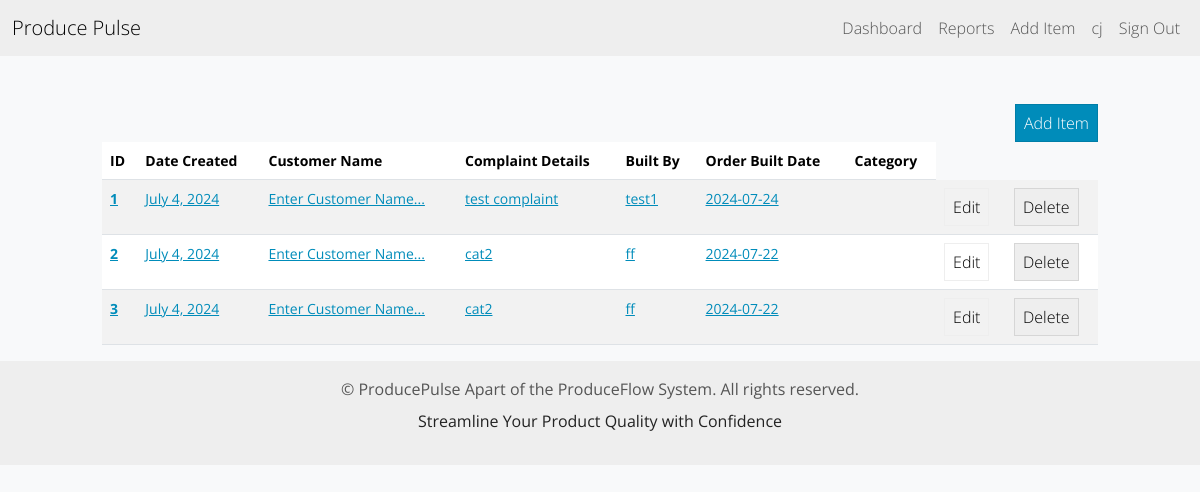
Page /dashboard/ (signed in) on the earlier database version.
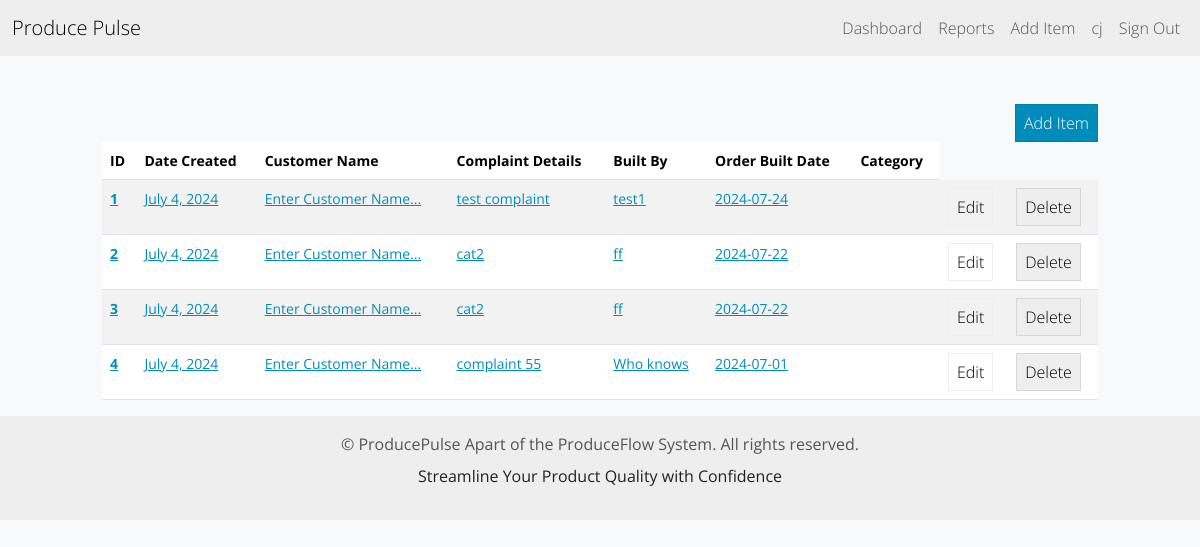
Same page on the later database version.
### inventory/models.py (models this page shows, shortened)
class InventoryItem(models.Model):
    customer = models.ForeignKey(Customer, on_delete=models.CASCADE, related_name='inventory_items', null=True, blank=True)
    name = models.CharField(default="Enter Customer Name...", max_length=200)
    complaint = models.TextField(max_length=2000, default="Enter Complaint...")
    date_complained = models.CharField(max_length=10, default="MM/DD/YYYY")
    category = models.ForeignKey('Category', on_delete=models.SET_NULL, blank=True, null=True)
    date_created = models.DateField(auto_now_add=True)
    date_built = models.CharField(max_length=10, default="MM/DD/YYYY")
    built_by = models.CharField(max_length=200, default="Enter Builder Name...")
    user = models.ForeignKey(User, on_delete=models.DO_NOTHING)
    cost = models.DecimalField(max_digits=10, decimal_places=2, null=True, blank=True)

### inventory/views.py (the view)
# urls.py: path('dashboard/', Dashboard.as_view(), name="dashboard"),
class Dashboard(LoginRequiredMixin, View):
    def get(self, request):
        items = InventoryItem.objects.all().order_by('id')
        logger.debug('Dashboard view accessed by user: %s', request.user)
        return render(request, 'inventory/dashboard.html', {'items': items})

### inventory/templates/inventory/dashboard.html (shortened to what this page needs)
{% extends 'inventory/base.html' %}
{% block content %}
    <div class="row">
        <div class="col-md-10 col-12 mx-auto mt-5">
            <div class="d-flex justify-content-end">
                <a href="{% url 'add-item' %}" class="btn btn-primary">Add Item</a>
            </div>
            <table class='table table-hover table-striped'>
                <thead>
                    <th scope="col">ID</th>
                    <th scope="col">Date Created</th>
                    <th scope="col">Customer Name</th>
                    <th scope="col">Complaint Details</th>
                    <th scope="col">Built By</th>
                    <th scope="col">Order Built Date</th>
                    <th scope="col">Category</th>
                </thead>
                <tbody>
                    {% for item in items %}
                        <tr>
                            <th scope='row'>
                                <a href="{% url 'detail-item' item.id %}">{{ item.id }}</a>
                            </th>
                            <td>
                                <a href="{% url 'detail-item' item.id %}">{{ item.date_created }}</a>
                            </td>
                            <td>
                                <a href="{% url 'detail-item' item.id %}">{{ item.name }}</a>
                            </td>
                            <td>
                                <a href="{% url 'detail-item' item.id %}">{{ item.complaint }}</a>
                            </td>
                            <td>
                                <a href="{% url 'detail-item' item.id %}">{{ item.built_by }}</a>
                            </td>
                            <td>
                                <a href="{% url 'detail-item' item.id %}">{{ item.date_built }}</a>
                            </td>
                            <td>
                            </td>
                            <td>
                                <a href="{% url 'edit-item' item.id %}" class="btn btn-outline-secondary">Edit</a>
                            </td>
                            <td>
                                <a href="{% url 'delete-item' item.id %}" class="btn btn-secondary">Delete</a>
                            </td>
                        </tr>
                    {% endfor %}
                </tbody>
            </table>
        </div>
    </div>
{% endblock content %}

### inventory/templates/inventory/base.html (shortened to what this page needs)
<!DOCTYPE html>
<html lang="en">
<head>
    {% load static %}
    <link href="https://bootswatch.com/5/yeti/bootstrap.min.css" rel="stylesheet">
    <link href="https://cdnjs.cloudflare.com/ajax/libs/bootstrap-datepicker/1.9.0/css/bootstrap-datepicker.min.css" rel="stylesheet">
    <link href="{% static 'css/styles.css' %}" rel="stylesheet">
</head>
<body>
    {% include 'inventory/navigation.html' %}
    {% block content %}
    {% endblock content %}
</body>
<footer>
    {% include 'inventory/footer.html' %}
</footer>
</html>

### inventory/templates/inventory/navigation.html (shortened to what this page needs)
<nav class="navbar navbar-expand-lg bg-light">
    <div class="container-fluid">
        <a class="navbar-brand" href="{% url 'dashboard' %}"> Produce Pulse</a>
    <div class="collapse navbar-collapse justify-content-end" id="navbarNav">
        <ul class="navbar-nav">
            {% if user.is_authenticated %}
            <li class"nav-item">
                <a class="nav-link" href="{% url 'dashboard' %}">Dashboard</a>
            </li>
            <li class"nav-item">
                <a class="nav-link" href="{% url 'reports' %}">Reports</a>
            </li>
            <li class"nav-item">
                <a class="nav-link" href="{% url 'add-item' %}">Add Item</a>
            </li>
            <li class"nav-item">
                <a class="nav-link" href="#">{{ user.username }}</a>
            </li>
            <li class"nav-item">
                <a class="nav-link" href="{% url 'logout' %}">Sign Out </a>
            {% else %}
            <a class="nav-link" href="{% url 'login' %}">Log In </a>
            <a class="nav-link" href="{% url 'signup' %}">Sign Up </a>
            {% endif %}
        </li>
        </ul>
    </div>
</div>
</nav>

### inventory/templates/inventory/footer.html
<footer class="footer mt-auto py-3 bg-light">
    <div class="container text-center">
        <span class="text-muted">&copy; {{ current_year }} ProducePulse Apart of the ProduceFlow System. All rights reserved.</span>
        <p class="mt-2">Streamline Your Product Quality with Confidence</p>
    </div>
</footer>

### static/css/styles.css (style rules this page uses)
body { background-color: #f8f9fa; }

Differences in the rows shown:
added InventoryItem: id "4", date_created "July 4, 2024", name "Enter Customer Name...", complaint "complaint 55", built_by "Who knows", date_built "2024-07-01"
